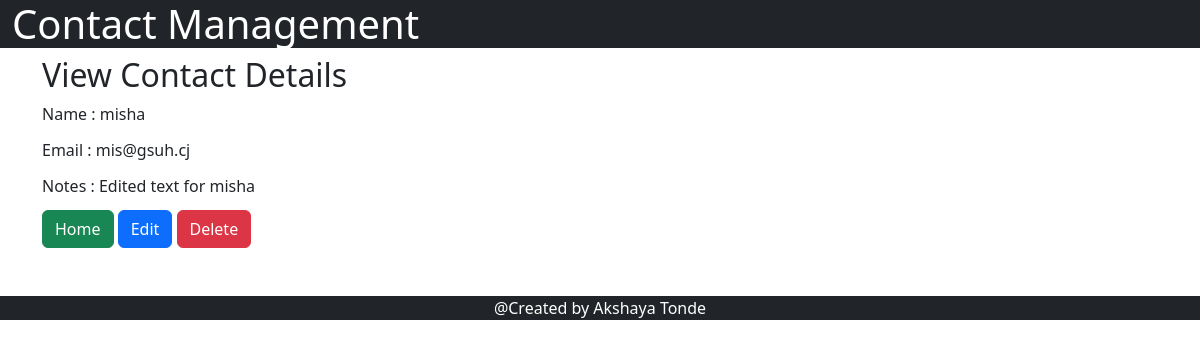
/viewContact/184/, run on an earlier commit of the app's database.
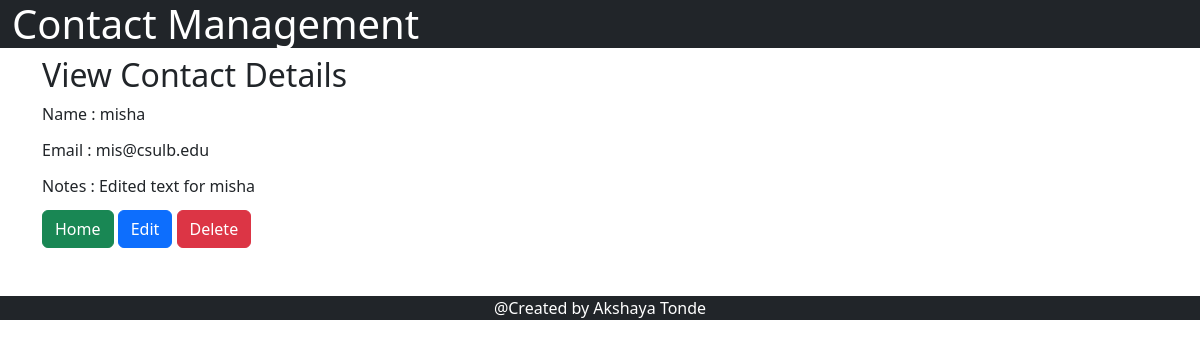
And on a later commit of the database.
### contact_management/models.py (models this page shows)
class ContactsInfo(models.Model):
    name = models.CharField(max_length=70)
    email = models.EmailField(max_length=100)
    notes = models.CharField(max_length=100)
    creation_date = models.DateTimeField(default=django.utils.timezone.now)

### contact_management/views.py (the view, shortened to what this page needs)
# urls.py: path('viewContact/<id>/', viewContact, name= 'viewContact'),
def viewContact (request, id):
    queryset = ContactsInfo.objects.get(id=id)
    print(queryset)
    context= {'contactsInfo': queryset, 'page': 'View Contact'}
    return render(request, "viewContact.html", context)

### contact_management/templates/viewContact.html (shortened to what this page needs)
<!DOCTYPE html>
{% extends "base.html"%}
{% block start %}
    <div class="container">
    <form method="post" enctype="multipart/form-data">
        <h2>View Contact Details </h2>
        <div class="mb-1">
            <label for="exampleFormControlTextarea1" class="form-label" >Name : {{contactsInfo.name}} </label>
        </div>
        <div class="mb-1">
            <label for="exampleFormControlInput1" class="form-label" >Email : {{contactsInfo.email}} </label>
        </div>
        <div class="mb-1">
            <label for="exampleFormControlTextarea1" class="form-label" >Notes : {{contactsInfo.notes}}</label>
        </div>
        <button type="submit" name="home" class="btn btn-success"> Home </button>
        <button type="submit" name="edit" class="btn btn-primary"> Edit </button>
        <button type="submit" name="delete"class="btn btn-danger"> Delete </button>
    </form>
    </div>
{% endblock %}

What changed in the data, as far as the page shows it:
changed ContactsInfo "misha": email "mis@gsuh.cj" → "mis@csulb.edu"
